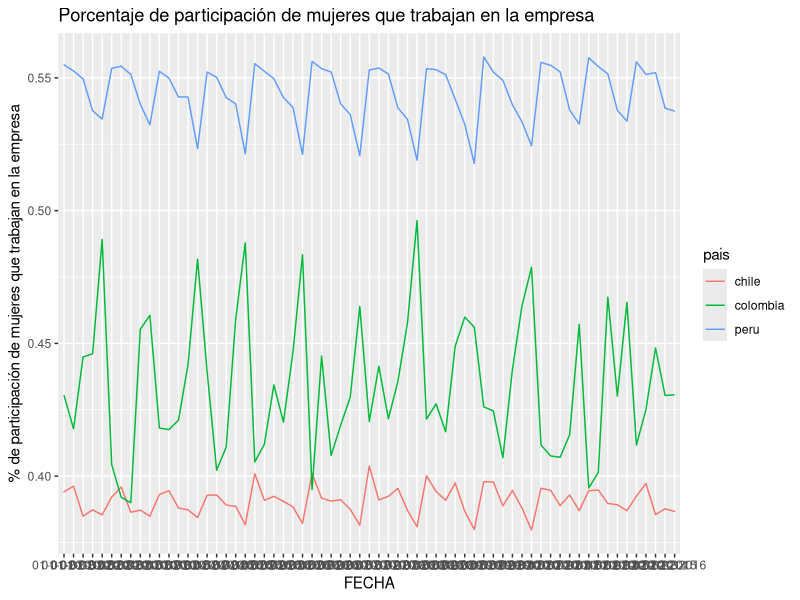

The R source for this figure: (Note: this script raises an error after producing the figure.)

library("dplyr");
library("ggplot2");

# RN1
# Cargamos las bases de datos

# Micro
micro_chile <- read.csv2("micro_chile.csv")
micro_colombia <- read.csv2("micro_colombia.csv")
micro_peru <- read.csv2("micro_peru.csv")

# Pequeña
pequena_chile <- read.csv2("pequena_chile.csv")
pequena_colombia <- read.csv2("pequena_colombia.csv")
pequena_peru <- read.csv2("pequena_peru.csv")

# Mediana 
medianas_chile <- read.csv2("medianas_chile.csv")
medianas_colombia <- read.csv2("medianas_colombia.csv")
medianas_peru <- read.csv2("medianas_peru.csv")

# Grande
grandes_chile <- read.csv2("grandes_chile.csv")
grandes_colombia <- read.csv2("grandes_colombia.csv")
grandes_peru <- read.csv2("grandes_peru.csv")


# Se crean los vectores de la variable Tamanio
micro_chile$Tamanio <- "micro"
micro_colombia$Tamanio <- "micro"
micro_peru$Tamanio <- "micro"

pequena_chile$Tamanio <- "pequena"
pequena_colombia$Tamanio <- "pequena"
pequena_peru$Tamanio <- "pequena"

medianas_chile$Tamanio <- "medianas"
medianas_colombia$Tamanio <- "medianas"
medianas_peru$Tamanio <- "medianas"


grandes_chile$Tamanio <- "grandes"
grandes_colombia$Tamanio <- "grandes"
grandes_peru$Tamanio <- "grandes"

# RN2
# Unir bases de datos, antes verificamos que los nombres de las variables sean los mismos
names(micro_chile)
names(micro_colombia)
names(micro_peru)
names(grandes_chile)

# En las bases de datos de CHILE hay una variable que contiene un caracter diferente.
# Se cambia el nombre de una de las variables:
names (micro_chile)[5] = "porcentaje_mujeres"
names (medianas_chile)[5] = "porcentaje_mujeres"
names (pequena_chile)[5] = "porcentaje_mujeres"
names (grandes_chile)[5] = "porcentaje_mujeres"
names (pequena_peru)[5] = "porcentaje_mujeres"
names (medianas_peru)[5] = "porcentaje_mujeres"
names (grandes_colombia)[5] = "porcentaje_mujeres"
names (grandes_peru)[5] = "porcentaje_mujeres"

# Unir bases de datos
data <- rbind(micro_chile, pequena_chile, medianas_chile, micro_colombia, grandes_chile,
             micro_peru, pequena_peru, medianas_peru, grandes_peru,
             pequena_colombia, medianas_colombia, grandes_colombia)


peru <- filter(data, pais == "peru")      
chile <- filter(data, pais == "chile")

# RN3
# Se cuentan las obervaciones totales

for (i in 1:length(data$pais)) {            
  print(i)
}

# Se cuentan las obervaciones de Peru
for (i in 1:length(peru$pais)){            
  print(i)
}

p <- nrow(peru)
c <- nrow(chile)

# Se cuentan las obervaciones de Colombia
for (i in 1:length(chile$pais)){            
  
  if(p == c) {
    "Peru y Chile tienen el mismo número de obs"
  } else if(p < c) {
    "Chile contiene más obervaciones que Peru"
  } else {
    "Peru contiene más obervaciones que Chile"
  } 
  
  print("si")
}


if(p == c) {
  "Peru y Chile tienen el mismo número de obs"
} else if(p < c) {
  "Chile contiene más obervaciones que Peru"
} else {
  "Peru contiene más obervaciones que Chile"
} 


# País con los mayores ingresos de explotación:

peru <- filter(data, pais == "peru")      
chile <- filter(data, pais == "chile")
colombia <- filter(data, pais == "colombia")

peru_ingresos <- sum(peru$ingresos)
chile_ingresos <- sum(chile$ingresos)
colombia_ingresos <-sum(colombia$ingresos)

# Comparamos los dos primeros

if(peru_ingresos >= chile_ingresos && peru_ingresos >= colombia_ingresos) {
  PERU <- peru_ingresos
  print("El ingreso de mayor de explotación es de PERU:")
  PERU
} else if(chile_ingresos >= peru_ingresos && chile_ingresos >= colombia_ingresos) {
  CHILE <- chile_ingresos
  print("El ingreso de mayor de explotación es de CHILE:")
  CHILE
} else if (colombia_ingresos >= peru_ingresos && colombia_ingresos >= chile_ingresos) {
  COLOMBIA <- colombia_ingresos
  print("El ingreso de mayor de explotación es de COLOMBIA:")
  COLOMBIA
} 

# Se agrega la variable Colombia y se divide entre 10

nueva_variable_CL <- chile$tasa_interes*0.1
nueva_variable_CL <- as.data.frame(nueva_variable_CL)
names(nueva_variable_CL)[1] = "nueva_variable"

nueva_variable_PE <- peru$tasa_interes+0.3
nueva_variable_PE <- as.data.frame(nueva_variable_PE)
names(nueva_variable_PE)[1] = "nueva_variable"

nueva_variable_CO <- colombia$tasa_interes/10
nueva_variable_CO <- as.data.frame(nueva_variable_CO)
names(nueva_variable_CO)[1] = "nueva_variable"
  
nueva_variable <- rbind(nueva_variable_CL,
              nueva_variable_PE,
              nueva_variable_CO)
              
data <- cbind(data, nueva_variable)           
     

# Gráfico del porcentaje de participación de mujeres que trabajan en la empresa

ggplot(data, aes(x=fecha, y=porcentaje_mujeres, group = pais, colour =pais )) + 
  ggtitle("Porcentaje de participación de mujeres que trabajan en la empresa") +
  geom_line()  + 
  xlab("FECHA")+
  ylab("% de participación de mujeres que trabajan en la empresa")
  geom_point( size=2, shape=21, fill="white") + 
  theme_minimal()         
        
# Monto en millones de dólares de cuanto importan estas empresas


ggplot(data, aes(x=fecha, y=importaciones, group = pais, colour =pais )) + 
  ggtitle("Monto en millones de dólares de cuanto importan estas empresas") +
  geom_line()  + 
  xlab("FECHA")+
  ylab("Millones de dólares")
  geom_point( size=2, shape=21, fill="white") + 
  theme_minimal()


# Gráfico de ingresos para cada país durante los periodos de muestra


ggplot(data, aes(x=fecha, y=ingresos, group = pais, colour =pais )) + 
  ggtitle("Ingresos de explotación de las empresas") +
  geom_line()  + 
  xlab("FECHA")+
  ylab("INGRESOS")
  geom_point( size=2, shape=21, fill="white") + 
  theme_minimal()
    
    
# Gráfico de reservas para cada país durante los periodos de muestra  
    
ggplot(data, aes(x=fecha, y=reservas, group = pais, colour =pais )) + 
  ggtitle("Activos que mantienen sin movimiento en caso de dificultades") +
  geom_line()  + 
  xlab("FECHA")+
  ylab("RESERVAS")
  geom_point( size=2, shape=21, fill="white") + 
  theme_minimal()
